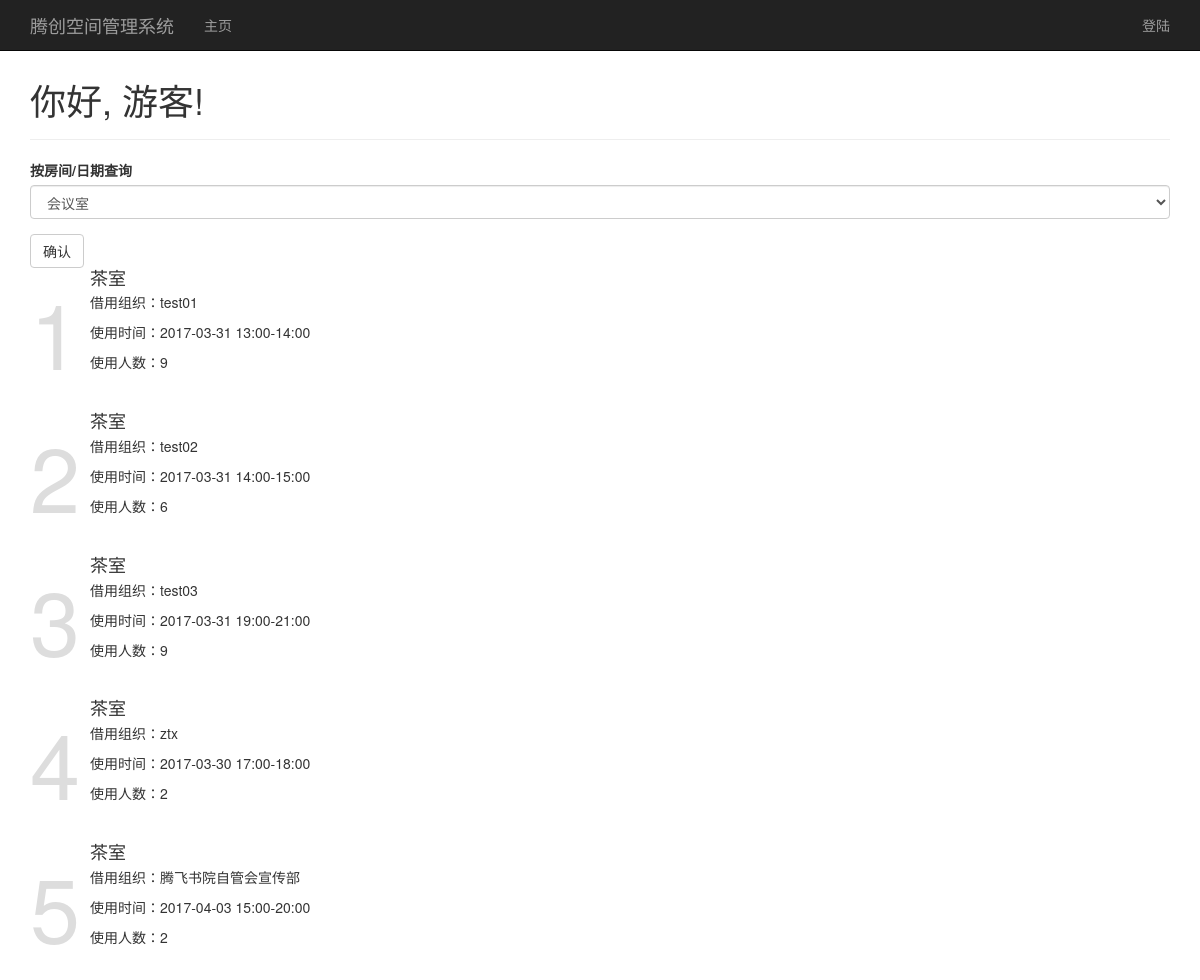
Before: / with the older database file.
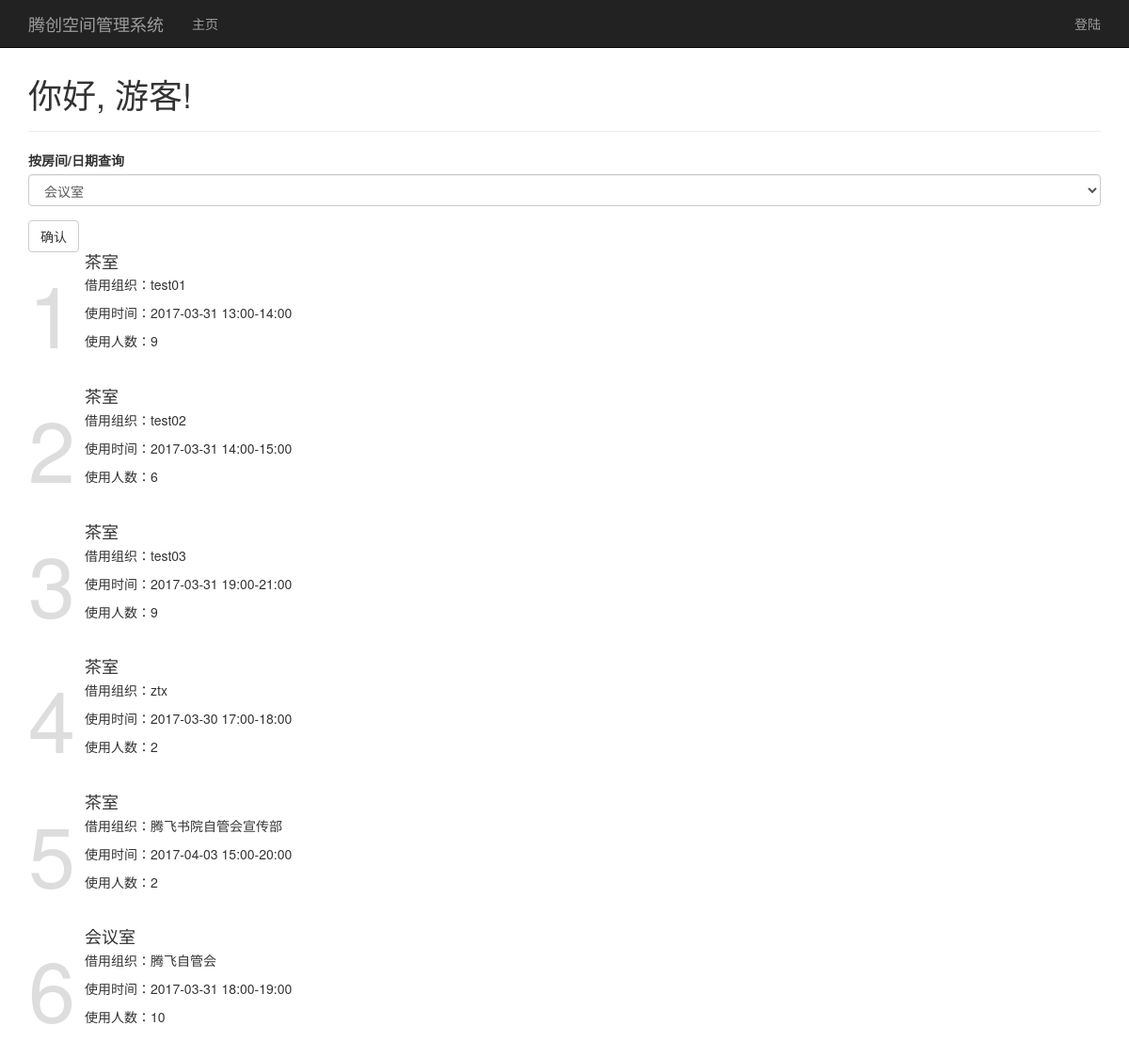
After: the same page with the newer database file.
### app/models.py (models this page shows, shortened)
class Agreement(db.Model):
    __tablename__ = 'agreements'
    id = db.Column(db.Integer, primary_key=True)
    enable =db.Column(db.Boolean,default=True)
    org = db.Column(db.String(64), index=True)
    tel = db.Column(db.String(64), index=True)
    number = db.Column(db.Integer,default=10)
    commits = db.relationship('Commit', backref='agreement', lazy='dynamic')
    room_id = db.Column(db.Integer, db.ForeignKey('rooms.id'))
    timeday = db.Column(db.Integer)
    fromtime = db.Column(db.Integer)
    totime = db.Column(db.Integer)

class Room(db.Model):
    __tablename__ = 'rooms'
    id = db.Column(db.Integer, primary_key=True)
    building = db.Column(db.String(10))
    name = db.Column(db.String(20), unique=True)
    agreements = db.relationship('Agreement', backref='room', lazy='dynamic')

### app/main/views.py (the view, shortened to what this page needs)
@main.route('/', methods=['GET', 'POST'])
def index():
    agreements=Agreement.query.all()
    form = QueryForm()
    today = datetime.today()
    event = []
    formdays = []
    theday=today
    for i in range(7):
        formdays.append((i + 7, theday.date()))
        theday += timedelta(1)
    form.select.choices = [(r.id, r.name) for r in Room.query.all()] \
                          + formdays + [(14,"所有借用")]
    days = []
    for i in range(7):
        days.append((today.date(), str(today.date())))
        today += timedelta(1)
    dayL = days[0][1]
    dayR = days[6][1]
    return render_template('index.html',agreements=agreements,query=session.get('query'),form=form,room=session.get('room'),event=event,days=days)

### app/main/forms.py
class QueryForm(FlaskForm):
    select = SelectField('按房间/日期查询', validators=[Required()], coerce=int,choices=[])
    submit = SubmitField('确认')

### app/main/__init__.py (called while the page is built)
@main.app_context_processor
def inject_permissions():
    return dict(Permission=Permission)

### app/templates/index.html (shortened to what this page needs)
{% extends "base.html" %} {% import "bootstrap/wtf.html" as wtf %} {% block head %} {{ super() }}
{% endblock %} {% block title %}腾创空间管理系统{% endblock %} {% block page_content %}
<div class="page-header">
	<h1>
        你好, {% if current_user.is_authenticated %}{{ current_user.username }}{% else %}游客{% endif %}!
    </h1>
</div>
<div class="form">
	{{ wtf.quick_form(form) }}
</div>
{% if query!=None and query=='room'%}
<div class="container">
	<table class="table table-bordered" style="word-wrap: break-word; word-break:break-all;">
		<thead>
			<tr class="wk-daynames">
				<td class="wk-address">
					{{ room }}
				</td>
				{% for i in range(7) %}
				<th class="wk-wklabel">
					<div class="wk-dayname">
						{{ days[i][1] }}
					</div>
				</th>
				{% endfor %}
			</tr>
		</thead>
		<tbody>
			<tr>
				<td class="tb-time-col" valign="middle">
					<div class="tb-time">
						08:00-09:00
					</div>
					<div class="tb-time">
						09:00-10:00
					</div>
					{% for i in range(10,22) %}
					<div class="tb-time">
						{{ i }}:00-{{ i+1 }}:00
					</div>
					{% endfor %}
				</td>
				{% for j in range(7) %}
				<td class="tb-event-col">
					{% for i in event[j] %} {% if i[0] == True %}
					<div class="tb-event tb-used" style="height: {{ 40*(i[1].totime-i[1].fromtime) }}px;">
						{{ i[1].org }}
					</div>
					{% else %}
					<div class="tb-event tb-unused" style="height: {{ i[1]*40 }}px;">
					</div>
					{% endif %} {% endfor %}
				</td>
				{% endfor %}
			</tr>
		</tbody>
	</table>
</div>
{% else %} {% if query!=None and query=='date'%}
<h1>大概从上面的改一改？</h1> {% else %}
<ul class="agreements media-list">
	{% for each in agreements%} {% if each.enable == True %}
	<div class="media">
		<a class="pull-left">
			<div style="font-size:90px; color:#ddd;/*#337ab7*/">
				{{each.id}}
			</div>
		</a>
		<div class="agreement media-body">
			<h4 class="media-heading">
                {{ each.room.name }}
            </h4>
			<p>
				借用组织：{{ each.org }}
			</p>
			<p>
				使用时间：{{ each.timeday }} {{ each.fromtime }}:00-{{ each.totime }}:00
			</p>
			<p>
				使用人数：{{ each.number }}
			</p>
		</div>
	</div>
	{% endif %} {% endfor %}
</ul>
{% endif %} {% endif %} {% endblock %}

### app/templates/base.html (shortened to what this page needs)
{% extends "bootstrap/base.html" %}
{% block head %}
{{ super() }}
{% endblock %}
{% block navbar %}
<div class="navbar navbar-inverse navbar-fixed-top" role="navigation">
    <div class="container">
        <div class="navbar-header">
            <a class="navbar-brand" href="{{ url_for('main.index') }}">腾创空间管理系统</a>
        </div>
        <div class="navbar-collapse collapse">
            <ul class="nav navbar-nav">
                <li><a href="{{ url_for('main.index') }}">主页</a></li>
            </ul>
            <ul class="nav navbar-nav navbar-right">
                {% if current_user.is_authenticated %}
                <li><a href="{{ url_for('log.logout') }}">注销({{current_user.username}})</a></li>
                {% else %}
                <li><a href="{{ url_for('log.login') }}">登陆</a></li>
                {% endif %}
            </ul>
        </div>
    </div>
</div>
{% endblock %}
{% block content %}
<div class="container" style="margin-top: 40px">
    {% block page_content %}{% endblock %}
</div>
{% endblock %}

Changed rows visible on the page:
added Agreement: id "6", room.name "会议室", org "腾飞自管会", timeday "2017-03-31", fromtime "18", totime "19", number "10"
